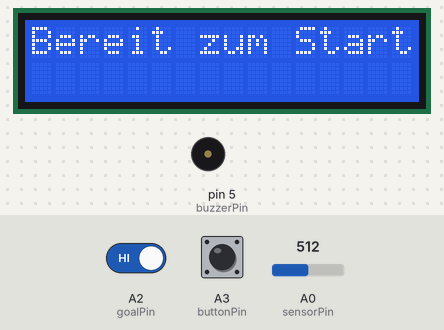
A sketch run on a simulated Arduino Uno, built with avr-gcc and run on an emulated ATmega328P. Shown: 16×2 character LCD, buzzer (waves = sounding). The inputs (shaded band) are chosen by the test bench; at power-on: A0 (sensorPin) = 512, A3 (buttonPin) HIGH, A2 (goalPin) HIGH. What the sketch prints to the serial monitor is not drawn.

Above: at 2.8 s.
2.9 s: A0 (sensorPin) set to 886
At 3.3 s:
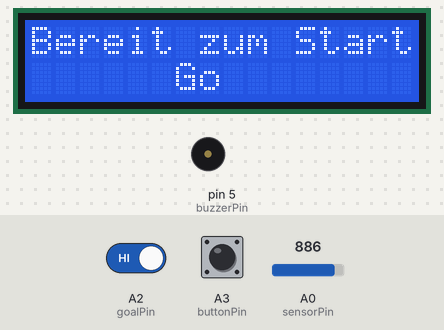
5.9 s: A0 (sensorPin) set to 917
At 7.2 s:
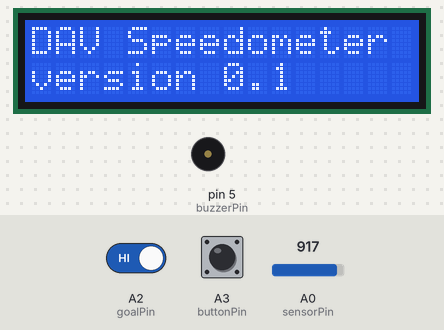
8.9 s: A3 (buttonPin) pulled LOW for 1 s
At 11.1 s:
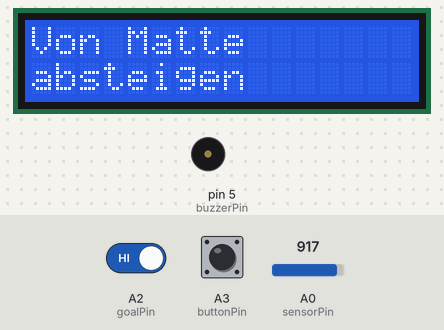
12.9 s: A0 (sensorPin) set to 900
15.9 s: A2 (goalPin) driven LOW and A3 (buttonPin) driven LOW
18.9 s: A3 (buttonPin) driven HIGH
At 20.4 s:
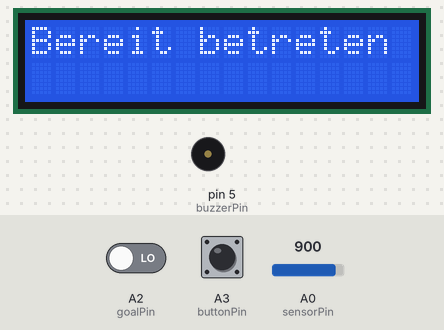
Timing chart, 0 to 21.9 s (numbered marks = the images above; inputs shaded):
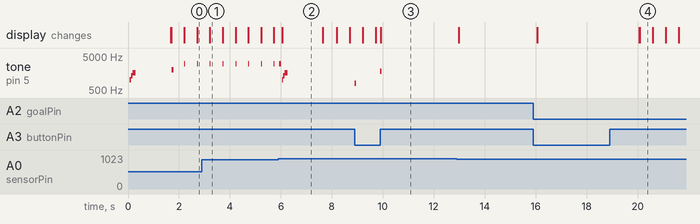

The sketch:

dav_speedometer.ino
```cpp
#include <Wire.h>
#include <LiquidCrystal.h>
#include "BigNum.h"

// Pins
const int sensorPin = A0;
const int buttonPin = A3;
const int goalPin = A2;
const int buzzerPin = 5;

//LCD Pins
const int lcd_rs = 2;
const int lcd_e  = 4;
const int lcd_d4 = 9;
const int lcd_d5 = 10;
const int lcd_d6 = 11;
const int lcd_d7 = 12;


LiquidCrystal lcd(lcd_rs, lcd_e, lcd_d4, lcd_d5, lcd_d6, lcd_d7);
static BigNum bn(&lcd);

// Sensorwerte
int sensorValue = 0;

// Defaultwerte, falls noch nicht kalibriert
int thresholdLow = 800;
int thresholdHigh = 900;

bool matOccupied = false;
bool matUp = false;
bool matDown = false;
unsigned long matPressedTime;

bool flipflap = true;
bool flipflapUp = true;
unsigned long flipflapTime;
const unsigned long flipflapPause = 500;

// Timer
unsigned long startTime = 0;
unsigned long stopTime = 0;

// Zustände
enum State {
	READY,
	ARMED,
	RUNNING,
	FINISHED,
	DEBUG,
	PREDEBUG,
};

State state = READY;

// Button Timing
unsigned long buttonPressTime = 0;
bool buttonHeld = false;
bool buttonUp = false;
bool buttonDown = false;

//beeper
unsigned long beepEnd = 0;


void handleBeep() {
	if( beepEnd < millis() ){
		noTone(buzzerPin);
	}
}

void beep(int freq, int duration) {
	tone(buzzerPin, freq, duration);
	beepEnd = millis() + duration;
}

// Dreiklang beim Start
void startupBeep() {
	beep(1000, 100);
	delay(50);
	beep(1300, 100);
	delay(50);
	beep(1600, 120);
}

void lcd_print(const char* msg, int x, int y) {
	lcd.setCursor(x, y);
	lcd.print(msg);

	Serial.print("LCD[");
	Serial.print(x);
	Serial.print(",");
	Serial.print(y);
	Serial.print("]: ");
	Serial.println(msg);
}

void lcd_print(const __FlashStringHelper* msg, int x, int y) {
  lcd.setCursor(x, y);
  lcd.print(msg);

  Serial.print(F("LCD["));
  Serial.print(x);
  Serial.print(F(","));
  Serial.print(y);
  Serial.print(F("]: "));
  Serial.println(msg);
}

void lcd_print(float value, int x, int y) {
	lcd.setCursor(x, y);
	lcd.print(value);

	Serial.print("LCD[");
	Serial.print(x);
	Serial.print(",");
	Serial.print(y);
	Serial.print("]: ");
	Serial.println(value);
}

void lcd_print_padded(float value, int x, int y, int width, int precision = 2) {
	char buf[16];
	if (width > (int)(sizeof(buf) - 1)) {
		width = sizeof(buf) - 1;
	}
	dtostrf(value, width, precision, buf);
	lcd_print(buf, x, y);
}
// ----------------------------

void updateMatState() {
	matUp = false;
	matDown = false;
	if (sensorValue <= thresholdLow) {
		if( matOccupied != true){
			matDown = true;
			matPressedTime = millis();
			beep(500, 60);
		}
		matOccupied = true;
	}
	else if (sensorValue >= thresholdHigh) {
		if( matOccupied == true){
			matUp = true;
			beep(100, 60);
		}
		matOccupied = false;
	}
}

int readSensorAverage(int pin, int samples = 20) {
	long sum = 0;
	for (int i = 0; i < samples; i++) {
		sum += analogRead(pin);
		delay(2);
	}
	return sum / samples;
}

// ----------------------------

void setup() {

	pinMode(buttonPin, INPUT_PULLUP);
	pinMode(goalPin, INPUT_PULLUP);
	pinMode(buzzerPin, OUTPUT);

	Serial.begin(115200);

	lcd.begin(16, 2);
	bn.begin();


	lcd.clear();
	lcd.noCursor();
	lcd_print(F("DAV Speedometer"),0, 0);
	lcd_print(F("version 0.1"),0,1);

	startupBeep();

	delay(1500);
	startReady();
}

// ----------------------------

void loop() {
	flipflapUp = false;
	if( flipflapTime < millis() ){
		flipflap = !flipflap;
		flipflapTime = millis() + flipflapPause;
		flipflapUp = true;
	}

	sensorValue = readSensorAverage(sensorPin, 10);
	updateMatState();

	bool buttonPressed = !digitalRead(buttonPin);
	bool goalPressed = !digitalRead(goalPin);

	handleBeep();

	switch (state) {

		case READY:{
			handleButton(buttonPressed);

			if( flipflap && flipflapUp ){
				lcd_print(F("betreten"),7,0);
			}else if( flipflapUp){
				lcd_print(F("        "),7,0);
			}

			if (matDown) {
				startArmed();
			}

			break;
		}
		// ------------------------

		case ARMED:{
			if( flipflapUp ){
				beep( 3000, 20 );
			}

			if( flipflap ){
				lcd_print("Go",6,1);
			}else{
				lcd_print("  ",6,1);
			}

			//kletterer verlässt Matte
			if (matUp) {
				startTime = millis();
				startRunning();
			}

			break;
		}
		// ------------------------

		case RUNNING:{
			unsigned long t = millis() - startTime;

			if( matDown && t < 2000 ){
				//läuft, aber abbruch wenn unter 2 sekunden (kurzes abheben)
				startArmed();
			} else if( matOccupied ){
				//nach 2 sekunden, auf die matte gehen ist abbruch
				//neustart kondition wenn ziel nicht erreicht wird
				if( flipflap ){
					lcd_print(F("    Abbruch!    "),0,0);
					lcd_print(F("                "),0,1);
				}else{
					lcd_print(F("                "),0,0);
					lcd_print(F("                "),0,1);
				}
			} else if( matUp ){
				//wenn nach dem abbruch die matte verlassen wird, gehe wieder auf ready
				startReady();
			} else {
				//keine mattenberührung, timer läuft weiter
				bn.setDoubleFont();
				bn.writeNumber(0,4,t / 1000.0, 4,false);
				bn.writeNumber(0,8,t % 1000, 4);
				bn.setSingleFont();
				lcd_print("sec",13,1);
				lcd_print(".",8,1);
			}

			if (goalPressed) {
				startFinished();
			}

			break;
		}
		// ------------------------

		case FINISHED:{
			if( flipflap && flipflapUp ){
				lcd_print(F("Zeit"),0,0);
			}else if( flipflapUp){
				lcd_print(F("    "),0,0);
			}
			if (matUp) {
				startReady();
			}

			break;
		}

		// ------------------------
		case DEBUG: {
			lcd_print_padded(sensorValue,0,1,4,0);

			handleButton(buttonPressed);
			if (buttonUp) {
				startReady();
			}

			break;
		}

		case PREDEBUG: {
			handleButton(buttonPressed);
			if (buttonUp) {
				state = DEBUG;
			}
			break;
		}
	}
}

// ----------------------------

void handleButton(bool pressed) {
	buttonUp = false;
	buttonDown = false;

	if (pressed && !buttonHeld) {
		beep(800, 60);
		buttonHeld = true;
		buttonPressTime = millis();
		buttonDown = true;
	}

	if (!pressed && buttonHeld) {
		buttonUp = true;
	}

	if (pressed && buttonHeld && state != DEBUG) {
		unsigned long pressDuration = millis() - buttonPressTime;

		// langer Druck
		if (pressDuration > 1500){
			startDebug();
		}
	}

	if (buttonUp && state == READY) {
		beep(1800, 60);

		unsigned long pressDuration = millis() - buttonPressTime;
		buttonHeld = false;

		// kurzer Druck
		if (pressDuration < 1500) {
			startCalibration();
		}
	}
	if (!pressed){
		buttonHeld = false;
	}
}


// ----------------------------

void startReady() {
	lcd.clear();
	lcd_print(F("Bereit"), 0, 0);
	state = READY;
}

// ----------------------------

void startFinished() {
	bn.setSingleFont();
	stopTime = millis();
	state = FINISHED;
	startupBeep();
}

// ----------------------------

void startArmed() {
	lcd.clear();
	lcd_print(F("Bereit zum Start"), 0, 0);
	beep(2000, 80);
	state = ARMED;
}

// ----------------------------

void startRunning() {
	lcd.clear();
	beep(3000, 80);
	state = RUNNING;
}

// ----------------------------

void startDebug() {
	lcd_print(F("Now   Lo    Hi  "), 0, 0);
	lcd_print(F("0000  0000  0000"), 0, 1);
	lcd_print_padded(thresholdLow,6,1,4,0);
	lcd_print_padded(thresholdHigh,12,1,4,0);
	state = PREDEBUG;
}

// ----------------------------

void startCalibration() {
	lcd.clear();
	delay(2);
	lcd_print("Von Matte", 0, 0);
	lcd_print("absteigen", 0, 1);
	delay(3000);

	int emptyValue = readSensorAverage(sensorPin, 30);

	lcd.clear();
	lcd_print("Auf Matte", 0, 0);
	lcd_print("stellen", 0, 1);
	delay(3000);

	int loadValue = readSensorAverage(sensorPin, 30);

	int diff = emptyValue - loadValue;
	if (diff < 0) diff = -diff;

	int mid = (emptyValue + loadValue) / 2;
	int hyst = max(20, diff / 6);

	thresholdLow  = mid - hyst;
	thresholdHigh = mid + hyst;

	lcd.clear();
	lcd_print("Low:", 0, 0);
	lcd_print(thresholdLow, 6, 0);
	lcd_print("High:",0,1);
	lcd_print(thresholdHigh,6,1);
	delay(4000);

	startReady();
}
```

BigNum.h
```cpp
#pragma once

#define ORIGINAL_FONT 0

// BigNum -----------------------------------------------
// Draw a large character over 2 lines on the LCD display
// Marco Colli July 2016

// PROGMEM Font definitions for big characters
//
#if ORIGINAL_FONT
// Character elements defined in the user chars in numerical order
// 0:    1: _  2: _  3:    4: _  5: _  6:    7: _
//     |   | |    _|   |_|   |_    |_|    _|     |

// Definitions for the number of characters and their size
static const uint8_t NUM_ELEMENTS = 8; // elements required
static const uint8_t ELEMENT_SIZE = 8; // bytes per element

// Two types of fonts are defined - single and double stroke widths
// Single width strokes
const PROGMEM uint8_t fontSingle[NUM_ELEMENTS][ELEMENT_SIZE] =
{
  { 0x01, 0x01, 0x01, 0x01, 0x01, 0x01, 0x01, 0x01 }, // 0
  { 0x1f, 0x11, 0x11, 0x11, 0x11, 0x11, 0x11, 0x11 }, // 1
  { 0x1f, 0x01, 0x01, 0x01, 0x01, 0x01, 0x01, 0x1f }, // 2
  { 0x11, 0x11, 0x11, 0x11, 0x11, 0x11, 0x11, 0x1f }, // 3
  { 0x1f, 0x10, 0x10, 0x10, 0x10, 0x10, 0x10, 0x1f }, // 4
  { 0x1f, 0x11, 0x11, 0x11, 0x11, 0x11, 0x11, 0x1f }, // 5
  { 0x01, 0x01, 0x01, 0x01, 0x01, 0x01, 0x01, 0x1f }, // 6
  { 0x1f, 0x01, 0x01, 0x01, 0x01, 0x01, 0x01, 0x01 }  // 7
};

const PROGMEM uint8_t fontDouble[NUM_ELEMENTS][ELEMENT_SIZE] =
{
  { 0x01, 0x01, 0x01, 0x01, 0x01, 0x01, 0x01, 0x01 }, // 0
  { 0x1f, 0x1f, 0x11, 0x11, 0x11, 0x11, 0x11, 0x11 }, // 1
  { 0x1f, 0x1f, 0x01, 0x01, 0x01, 0x01, 0x1f, 0x1f }, // 2
  { 0x11, 0x11, 0x11, 0x11, 0x11, 0x11, 0x1f, 0x1f }, // 3
  { 0x1f, 0x1f, 0x10, 0x10, 0x10, 0x10, 0x1f, 0x1f }, // 4
  { 0x1f, 0x1f, 0x11, 0x11, 0x11, 0x11, 0x1f, 0x1f }, // 5
  { 0x01, 0x01, 0x01, 0x01, 0x01, 0x01, 0x0f, 0x1f }, // 6
  { 0x1f, 0x1f, 0x01, 0x01, 0x01, 0x01, 0x01, 0x01 }  // 7
};
#else
// Character elements defined in the user chars in numerical order
// 0: _  1:    2: _  3: _  4: _  5:    6: _  7: not used
//   | |   |_|    _|   |_    |_|     |     |

// Definitions for the number of characters and their size
static const uint8_t NUM_ELEMENTS = 7; // elements required
static const uint8_t ELEMENT_SIZE = 8; // bytes per element

// Only one font is defined but it takes on less user defined character
// Single width strokes
const PROGMEM uint8_t fontSingle[NUM_ELEMENTS][ELEMENT_SIZE] =
{
  { 0x1f, 0x11, 0x11, 0x11, 0x11, 0x11, 0x11, 0x11 }, // 0
  { 0x11, 0x11, 0x11, 0x11, 0x11, 0x11, 0x11, 0x1f }, // 1
  { 0x1f, 0x01, 0x01, 0x01, 0x01, 0x01, 0x01, 0x1f }, // 2
  { 0x1f, 0x10, 0x10, 0x10, 0x10, 0x10, 0x10, 0x1f }, // 3
  { 0x1f, 0x11, 0x11, 0x11, 0x11, 0x11, 0x11, 0x1f }, // 4
  { 0x01, 0x01, 0x01, 0x01, 0x01, 0x01, 0x01, 0x01 }, // 5
  { 0x1f, 0x01, 0x01, 0x01, 0x01, 0x01, 0x01, 0x01 }, // 6
};
#endif

class BigNum
{
protected:
  LiquidCrystal  *_lcd;

public:
  BigNum(LiquidCrystal *lcd) : _lcd(lcd)
  { };

  void begin(void)
  {
    setSingleFont();
  }

  void setSingleFont(void)
  {
    uint8_t c[NUM_ELEMENTS];

    for (uint8_t i = 0; i < NUM_ELEMENTS; i++)
    {
      memcpy_P(c, &fontSingle[i][0], ELEMENT_SIZE*sizeof(fontSingle[0][0]));
      _lcd->createChar(i, c);
    }
  };

  void setDoubleFont(void)
  {
    uint8_t c[NUM_ELEMENTS];

    for (uint8_t i = 0; i < NUM_ELEMENTS; i++)
    {
#if ORIGINAL_FONT
      memcpy_P(c, &fontDouble[i][0], ELEMENT_SIZE*sizeof(fontDouble[0][0]));
#else
      memcpy_P(c, &fontSingle[i][0], ELEMENT_SIZE*sizeof(fontSingle[0][0]));
#endif
      _lcd->createChar(i, c);
    }
  };

  void writeNumber(uint8_t row, uint8_t col, uint16_t num, uint8_t digits, bool leadZero = false)
    // write number num at top left coordinate (row, col) in a space 3 digits in size
    // with leading zero if requested
  {
    for (int8_t i = digits; i > 0; i--)
    {
      uint8_t d = num % 10;

      // draw the digit depeding on zero or not and, if zero, position in the number or not
      if ((d != 0) || leadZero || (d == 0 && i == digits) || (d == 0 && num != 0))
        writeDigit(row, col + i - 1, d);
      else
      {
        _lcd->setCursor(col, row);
        _lcd->write(' ');
        _lcd->setCursor(col, row + 1);
        _lcd->write(' ');
      }

      num /= 10;
    }
  }

  void writeDigit(uint8_t row, uint8_t col, uint8_t digit)
  {
    // Define the elements for the top and bottom for each digit
#if ORIGINAL_FONT
    static const uint8_t top[10] = { 1, 0, 7, 7, 3, 4, 4, 7, 1, 1 };
    static const uint8_t bot[10] = { 3, 0, 4, 2, 0, 6, 3, 0, 5, 2 };
#else
    static const uint8_t top[10] = { 0, 5, 2, 2, 1, 3, 3, 6, 4, 4 };
    static const uint8_t bot[10] = { 1, 5, 3, 2, 6, 2, 4, 5, 4, 2 };
#endif // ORIGINAL_FONT

    if (digit > 9) return;

    _lcd->setCursor(col, row);
    _lcd->write((char)top[digit]);
    _lcd->setCursor(col, row+1);
    _lcd->write((char)bot[digit]);
  };
};
```

Measured:
- the behaviour switches between 899 and 900 on A0 (sensorPin) (found by bisection; images 1 and 2)
- after the input at 5.9 s, the display: changes after 0.15 s (image 2)
- after the input at 8.9 s, tone on pin 5 (buzzerPin): silent → 800 Hz at once, → silent 0.06 s later, → 1800 Hz 0.94 s later, → silent 0.06 s later; the display: first differs from a run without the input after 1.0 s (image 3)
- after the input at 18.9 s, tone on pin 5 (buzzerPin): stays silent (without the input it goes to 800 Hz after 1.2 s)
- by itself, tone on pin 5 (buzzerPin): plays 3000 Hz for 0.08 s, 1000 Hz for 0.05 s, 1300 Hz for 0.05 s, 1600 Hz for 0.12 s
- what the display in image 1 shows lasts 0.5 s, from 3.2 s to 3.7 s
- what the display in image 2 shows lasts 1.7 s, from 6.0 s to 7.7 s
